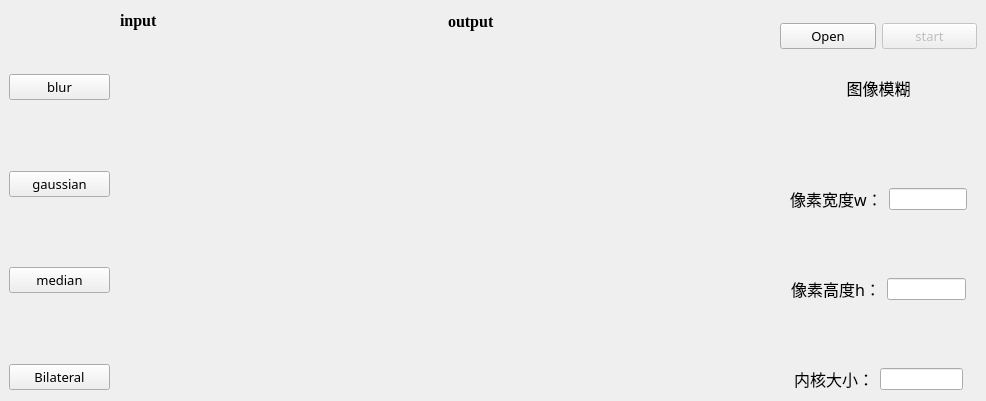
    <widget class="QWidget" name="tab">
     <attribute name="title">
      <string>图像平滑</string>
     </attribute>
     <widget class="QWidget" name="layoutWidget">
      <property name="geometry">
       <rect>
        <x>9</x>
        <y>9</y>
        <width>101</width>
        <height>381</height>
       </rect>
      </property>
      <layout class="QVBoxLayout" name="verticalLayout">
       <item>
        <spacer name="verticalSpacer_4">
         <property name="orientation">
          <enum>Qt::Vertical</enum>
         </property>
         <property name="sizeHint" stdset="0">
          <size>
           <width>20</width>
           <height>60</height>
          </size>
         </property>
        </spacer>
       </item>
       <item>
        <widget class="QPushButton" name="pushButton_blur">
         <property name="font">
          <font>
           <family>楷体</family>
           <pointsize>10</pointsize>
          </font>
         </property>
         <property name="text">
          <string>blur</string>
         </property>
        </widget>
       </item>
       <item>
        <spacer name="verticalSpacer_3">
         <property name="orientation">
          <enum>Qt::Vertical</enum>
         </property>
         <property name="sizeHint" stdset="0">
          <size>
           <width>20</width>
           <height>60</height>
          </size>
         </property>
        </spacer>
       </item>
       <item>
        <widget class="QPushButton" name="pushButton_gaussian">
         <property name="font">
          <font>
           <family>楷体</family>
           <pointsize>10</pointsize>
          </font>
         </property>
         <property name="text">
          <string>gaussian</string>
         </property>
        </widget>
       </item>
       <item>
        <spacer name="verticalSpacer_2">
         <property name="orientation">
          <enum>Qt::Vertical</enum>
         </property>
         <property name="sizeHint" stdset="0">
          <size>
           <width>20</width>
           <height>60</height>
          </size>
         </property>
        </spacer>
       </item>
       <item>
        <widget class="QPushButton" name="pushButton_3">
         <property name="font">
          <font>
           <family>楷体</family>
           <pointsize>10</pointsize>
          </font>
         </property>
         <property name="text">
          <string>median</string>
         </property>
        </widget>
       </item>
       <item>
        <spacer name="verticalSpacer">
         <property name="orientation">
          <enum>Qt::Vertical</enum>
         </property>
         <property name="sizeHint" stdset="0">
          <size>
           <width>20</width>
           <height>60</height>
          </size>
         </property>
        </spacer>
       </item>
       <item>
        <widget class="QPushButton" name="pushButton_4">
         <property name="font">
          <font>
           <family>楷体</family>
           <pointsize>10</pointsize>
          </font>
         </property>
         <property name="text">
          <string>Bilateral</string>
         </property>
        </widget>
       </item>
      </layout>
     </widget>
     <widget class="QWidget" name="layoutWidget">
      <property name="geometry">
       <rect>
        <x>120</x>
        <y>10</y>
        <width>321</width>
        <height>381</height>
       </rect>
      </property>
      <layout class="QVBoxLayout" name="verticalLayout_2">
       <item>
        <widget class="QLabel" name="label">
         <property name="maximumSize">
          <size>
           <width>50</width>
           <height>20</height>
          </size>
         </property>
         <property name="font">
          <font>
           <family>Times New Roman</family>
           <pointsize>12</pointsize>
           <weight>75</weight>
           <bold>true</bold>
          </font>
         </property>
         <property name="text">
          <string>input</string>
         </property>
        </widget>
       </item>
       <item>
        <spacer name="verticalSpacer_10">
         <property name="orientation">
          <enum>Qt::Vertical</enum>
         </property>
         <property name="sizeType">
          <enum>QSizePolicy::Maximum</enum>
         </property>
         <property name="sizeHint" stdset="0">
          <size>
           <width>20</width>
           <height>0</height>
          </size>
         </property>
        </spacer>
       </item>
       <item>
        <widget class="QLabel" name="label_in">
         <property name="sizePolicy">
          <sizepolicy hsizetype="Preferred" vsizetype="Preferred">
           <horstretch>0</horstretch>
           <verstretch>0</verstretch>
          </sizepolicy>
         </property>
         <property name="minimumSize">
          <size>
           <width>0</width>
           <height>0</height>
          </size>
         </property>
         <property name="text">
          <string/>
         </property>
         <property name="scaledContents">
          <bool>true</bool>
         </property>
        </widget>
       </item>
      </layout>
     </widget>
     <widget class="QWidget" name="layoutWidget">
      <property name="geometry">
       <rect>
        <x>448</x>
        <y>11</y>
        <width>321</width>
        <height>381</height>
       </rect>
      </property>
      <layout class="QVBoxLayout" name="verticalLayout_3">
       <item>
        <widget class="QLabel" name="label_2">
         <property name="maximumSize">
          <size>
           <width>50</width>
           <height>20</height>
          </size>
         </property>
         <property name="font">
          <font>
           <family>Times New Roman</family>
           <pointsize>12</pointsize>
           <weight>75</weight>
           <bold>true</bold>
          </font>
         </property>
         <property name="text">
          <string>output</string>
         </property>
        </widget>
       </item>
       <item>
        <widget class="QLabel" name="label_out">
         <property name="sizePolicy">
          <sizepolicy hsizetype="Preferred" vsizetype="Preferred">
           <horstretch>0</horstretch>
           <verstretch>0</verstretch>
          </sizepolicy>
         </property>
         <property name="minimumSize">
          <size>
           <width>0</width>
           <height>0</height>
          </size>
         </property>
         <property name="text">
          <string/>
         </property>
         <property name="scaledContents">
          <bool>true</bool>
         </property>
        </widget>
       </item>
       <item>
        <spacer name="verticalSpacer_12">
         <property name="orientation">
          <enum>Qt::Vertical</enum>
         </property>
         <property name="sizeType">
          <enum>QSizePolicy::Maximum</enum>
         </property>
         <property name="sizeHint" stdset="0">
          <size>
           <width>20</width>
           <height>0</height>
          </size>
         </property>
        </spacer>
       </item>
      </layout>
     </widget>
     <widget class="QWidget" name="layoutWidget">
      <property name="geometry">
       <rect>
        <x>780</x>
        <y>10</y>
        <width>197</width>
        <height>381</height>
       </rect>
      </property>
      <layout class="QVBoxLayout" name="verticalLayout_4">
       <item>
        <spacer name="verticalSpacer_5">
         <property name="orientation">
          <enum>Qt::Vertical</enum>
         </property>
         <property name="sizeType">
          <enum>QSizePolicy::Maximum</enum>
         </property>
         <property name="sizeHint" stdset="0">
          <size>
           <width>20</width>
           <height>13</height>
          </size>
         </property>
        </spacer>
       </item>
       <item>
        <layout class="QHBoxLayout" name="horizontalLayout_2">
         <item>
          <widget class="QPushButton" name="pushButton_open">
           <property name="font">
            <font>
             <family>楷体</family>
             <pointsize>10</pointsize>
            </font>
           </property>
           <property name="text">
            <string>Open</string>
           </property>
          </widget>
         </item>
         <item>
          <widget class="QPushButton" name="pushButton_start">
           <property name="enabled">
            <bool>false</bool>
           </property>
           <property name="font">
            <font>
             <family>楷体</family>
             <pointsize>10</pointsize>
            </font>
           </property>
           <property name="text">
            <string>start</string>
           </property>
          </widget>
         </item>
        </layout>
       </item>
       <item>
        <widget class="QLabel" name="label_3">
         <property name="font">
          <font>
           <family>楷体</family>
           <pointsize>12</pointsize>
          </font>
         </property>
         <property name="text">
          <string>图像模糊</string>
         </property>
         <property name="alignment">
          <set>Qt::AlignCenter</set>
         </property>
        </widget>
       </item>
       <item>
        <spacer name="verticalSpacer_6">
         <property name="orientation">
          <enum>Qt::Vertical</enum>
         </property>
         <property name="sizeType">
          <enum>QSizePolicy::Maximum</enum>
         </property>
         <property name="sizeHint" stdset="0">
          <size>
           <width>20</width>
           <height>60</height>
          </size>
         </property>
        </spacer>
       </item>
       <item>
        <layout class="QHBoxLayout" name="horizontalLayout_3">
         <item>
          <spacer name="horizontalSpacer_2">
           <property name="orientation">
            <enum>Qt::Horizontal</enum>
           </property>
           <property name="sizeHint" stdset="0">
            <size>
             <width>40</width>
             <height>20</height>
            </size>
           </property>
          </spacer>
         </item>
         <item>
          <widget class="QLabel" name="label_w">
           <property name="font">
            <font>
             <family>楷体</family>
             <pointsize>12</pointsize>
            </font>
           </property>
           <property name="text">
            <string>像素宽度w：</string>
           </property>
          </widget>
         </item>
         <item>
          <widget class="QLineEdit" name="lineEdit_w"/>
         </item>
         <item>
          <spacer name="horizontalSpacer">
           <property name="orientation">
            <enum>Qt::Horizontal</enum>
           </property>
           <property name="sizeHint" stdset="0">
            <size>
             <width>40</width>
             <height>20</height>
            </size>
           </property>
          </spacer>
         </item>
        </layout>
       </item>
       <item>
        <spacer name="verticalSpacer_7">
         <property name="orientation">
          <enum>Qt::Vertical</enum>
         </property>
         <property name="sizeType">
          <enum>QSizePolicy::Maximum</enum>
         </property>
         <property name="sizeHint" stdset="0">
          <size>
           <width>20</width>
           <height>60</height>
          </size>
         </property>
        </spacer>
       </item>
       <item>
        <layout class="QHBoxLayout" name="horizontalLayout_4">
         <item>
          <spacer name="horizontalSpacer_3">
           <property name="orientation">
            <enum>Qt::Horizontal</enum>
           </property>
           <property name="sizeHint" stdset="0">
            <size>
             <width>40</width>
             <height>20</height>
            </size>
           </property>
          </spacer>
         </item>
         <item>
          <widget class="QLabel" name="label_h">
           <property name="font">
            <font>
             <family>楷体</family>
             <pointsize>12</pointsize>
            </font>
           </property>
           <property name="text">
            <string>像素高度h：</string>
           </property>
          </widget>
         </item>
         <item>
          <widget class="QLineEdit" name="lineEdit_h"/>
         </item>
         <item>
          <spacer name="horizontalSpacer_4">
           <property name="orientation">
            <enum>Qt::Horizontal</enum>
           </property>
           <property name="sizeHint" stdset="0">
            <size>
             <width>40</width>
             <height>20</height>
            </size>
           </property>
          </spacer>
         </item>
        </layout>
       </item>
       <item>
        <spacer name="verticalSpacer_8">
         <property name="orientation">
          <enum>Qt::Vertical</enum>
         </property>
         <property name="sizeType">
          <enum>QSizePolicy::Maximum</enum>
         </property>
         <property name="sizeHint" stdset="0">
          <size>
           <width>20</width>
           <height>60</height>
          </size>
         </property>
        </spacer>
       </item>
       <item>
        <layout class="QHBoxLayout" name="horizontalLayout_5">
         <item>
          <spacer name="horizontalSpacer_5">
           <property name="orientation">
            <enum>Qt::Horizontal</enum>
           </property>
           <property name="sizeHint" stdset="0">
            <size>
             <width>40</width>
             <height>20</height>
            </size>
           </property>
          </spacer>
         </item>
         <item>
          <widget class="QLabel" name="label_i">
           <property name="font">
            <font>
             <family>楷体</family>
             <pointsize>12</pointsize>
            </font>
           </property>
           <property name="text">
            <string>内核大小：</string>
           </property>
          </widget>
         </item>
         <item>
          <widget class="QLineEdit" name="lineEdit_i"/>
         </item>
         <item>
          <spacer name="horizontalSpacer_6">
           <property name="orientation">
            <enum>Qt::Horizontal</enum>
           </property>
           <property name="sizeHint" stdset="0">
            <size>
             <width>40</width>
             <height>20</height>
            </size>
           </property>
          </spacer>
         </item>
        </layout>
       </item>
      </layout>
     </widget>
    </widget>
